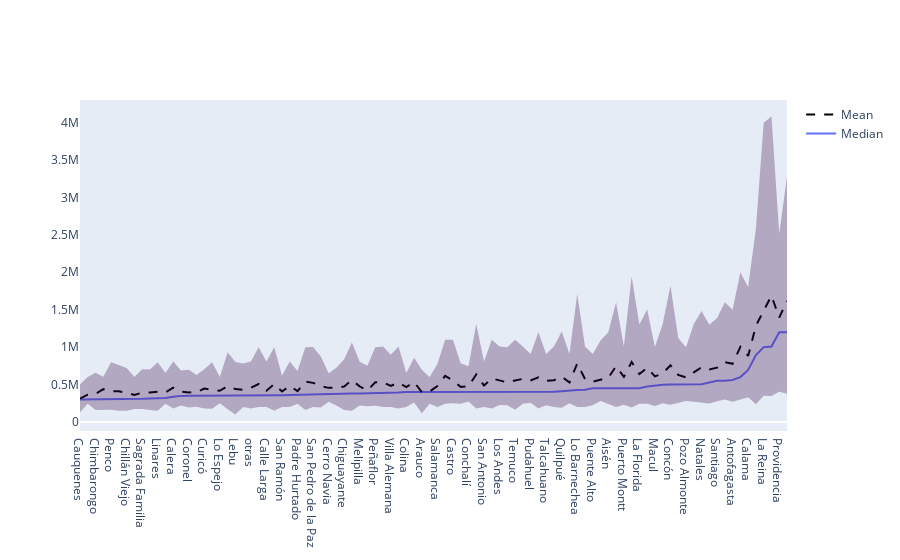

Write notebook code for a chart like this one.
### Code cell
marginal_dependency_plot(esi, sueldo_col_name, 'comuna', is_categorical=True, categories_recall_pct=.8)

### Figure 1 — Plotly figure (JSON) as saved in the notebook; plotly's stock layout.template omitted (floating-point values rounded to 4 significant figures)
{"data": [{"line": {"color": "rgba(69, 25, 78)"}, "mode": "lines", "name": "Median", "type": "scatter", "x": ["Cauquenes", "Lota", "Chimbarongo", "Río Negro", "Penco", "Vicuña", "Chillán Viejo", "La Ligua", "Sagrada Familia", "Ovalle", "Linares", "Molina", "Calera", "Los Lagos", "Coronel", "Marchihue", "Curicó", "San Felipe", "Lo Espejo", "Quillota", "Lebu", "San Fernando", "otras", "Arica", "Calle Larga", "Chillán", "San Ramón", "El Bosque", "Padre Hurtado", "Coquimbo", "San Pedro de la Paz", "Los Angeles", "Cerro Navia", "San Esteban", "Chiguayante", "Concepción", "Melipilla", "Padre Las Casas", "Peñaflor", "Osorno", "Villa Alemana", "Talca", "Colina", "Estación Central", "Arauco", "Quellón", "Salamanca", "Illapel", "Castro", "Renca", "Conchalí", "Valdivia", "San Antonio", "Angol", "Los Andes", "Vallenar", "Temuco", "San Bernardo", "Pudahuel", "Valparaíso", "Talcahuano", "Rancagua", "Quilpué", "Alto Hospicio", "Lo Barnechea", "La Serena", "Puente Alto", "Quilicura", "Aisén", "Peñalolén", "Puerto Montt", "Viña del Mar", "La Florida", "Talagante", "Macul", "Maipú", "Concón", "Copiapó", "Pozo Almonte", "Iquique", "Natales", "Coihaique", "Santiago", "Punta Arenas", "Antofagasta", "Recoleta", "Calama", "Ñuñoa", "La Reina", "Las Condes", "Providencia", "Vitacura"], "y": [299800.0, 300000, 300800.0, 301227, 302500.0, 302500.0, 303500.0, 305000, 309800.0, 315000, 319800.0, 321200.0, 336400.0, 348900.0, 349700.0, 349700.0, 349700.0, 349700.0, 349900.0, 350000, 350000, 352900.0, 352900.0, 352900.0, 352900.0, 353900.0, 358000, 360000, 362900.0, 362900.0, 369700.0, 373500, 379700.0, 379700.0, 379700.0, 379700.0, 380000, 382200.0, 382500, 382800.0, 383100.0, 393200.0, 399690, 399700.0, 399700.0, 399700.0, 399700.0, 399700.0, 399700.0, 399884, 400000, 400000, 400000, 400000, 401300.0, 403300.0, 403300.0, 403300.0, 403300.0, 403300.0, 403300.0, 403300.0, 410000.0, 422200.0, 426500.0, 429700.0, 449652, 449700.0, 449700.0, 449800.0, 450000, 450000, 452339, 473800.0, 489600.0, 498000, 499600.0, 499600.0, 500000, 500000, 504100.0, 527167, 549600.0, 550000, 562300.0, 600000, 695600.0, 894652, 1000000, 1008000.0, 1199000.0, 1199536]}, {"line": {"color": "black", "dash": "dash"}, "mode": "lines", "name": "Mean", "type": "scatter", "x": ["Cauquenes", "Lota", "Chimbarongo", "Río Negro", "Penco", "Vicuña", "Chillán Viejo", "La Ligua", "Sagrada Familia", "Ovalle", "Linares", "Molina", "Calera", "Los Lagos", "Coronel", "Marchihue", "Curicó", "San Felipe", "Lo Espejo", "Quillota", "Lebu", "San Fernando", "otras", "Arica", "Calle Larga", "Chillán", "San Ramón", "El Bosque", "Padre Hurtado", "Coquimbo", "San Pedro de la Paz", "Los Angeles", "Cerro Navia", "San Esteban", "Chiguayante", "Concepción", "Melipilla", "Padre Las Casas", "Peñaflor", "Osorno", "Villa Alemana", "Talca", "Colina", "Estación Central", "Arauco", "Quellón", "Salamanca", "Illapel", "Castro", "Renca", "Conchalí", "Valdivia", "San Antonio", "Angol", "Los Andes", "Vallenar", "Temuco", "San Bernardo", "Pudahuel", "Valparaíso", "Talcahuano", "Rancagua", "Quilpué", "Alto Hospicio", "Lo Barnechea", "La Serena", "Puente Alto", "Quilicura", "Aisén", "Peñalolén", "Puerto Montt", "Viña del Mar", "La Florida", "Talagante", "Macul", "Maipú", "Concón", "Copiapó", "Pozo Almonte", "Iquique", "Natales", "Coihaique", "Santiago", "Punta Arenas", "Antofagasta", "Recoleta", "Calama", "Ñuñoa", "La Reina", "Las Condes", "Providencia", "Vitacura"], "y": [311600.0, 364800.0, 375000.0, 438300.0, 409400.0, 410300.0, 390100.0, 360700.0, 391600.0, 392500.0, 404100.0, 396500.0, 458500.0, 406800.0, 393700.0, 400300.0, 445800.0, 434200.0, 416600.0, 480100.0, 439300.0, 431300.0, 458600.0, 506900.0, 417700.0, 507700.0, 406900.0, 482800.0, 412700.0, 538600.0, 522900.0, 480200.0, 455800.0, 458900.0, 473700.0, 558900.0, 476500.0, 419000.0, 530800.0, 530300.0, 481300.0, 526600.0, 465000.0, 533900.0, 398600.0, 406300.0, 480700.0, 615700.0, 554000.0, 469000.0, 478100.0, 635300.0, 486600.0, 581600.0, 556800.0, 528200.0, 554400.0, 575900.0, 555200.0, 597700.0, 549400.0, 557500.0, 606400.0, 528000.0, 781100.0, 574200.0, 539000.0, 569800.0, 590100.0, 745900.0, 602200.0, 801900.0, 640700.0, 725200.0, 609500.0, 648100.0, 757700.0, 628700.0, 595600.0, 663000.0, 730600.0, 701400.0, 726100.0, 799600.0, 776900.0, 1004000.0, 882300.0, 1286000.0, 1489000.0, 1687000.0, 1395000.0, 1616000.0]}, {"line": {"width": 0}, "marker": {"color": "#C7405A"}, "mode": "lines", "name": "Quantile 90%", "showlegend": false, "type": "scatter", "x": ["Cauquenes", "Lota", "Chimbarongo", "Río Negro", "Penco", "Vicuña", "Chillán Viejo", "La Ligua", "Sagrada Familia", "Ovalle", "Linares", "Molina", "Calera", "Los Lagos", "Coronel", "Marchihue", "Curicó", "San Felipe", "Lo Espejo", "Quillota", "Lebu", "San Fernando", "otras", "Arica", "Calle Larga", "Chillán", "San Ramón", "El Bosque", "Padre Hurtado", "Coquimbo", "San Pedro de la Paz", "Los Angeles", "Cerro Navia", "San Esteban", "Chiguayante", "Concepción", "Melipilla", "Padre Las Casas", "Peñaflor", "Osorno", "Villa Alemana", "Talca", "Colina", "Estación Central", "Arauco", "Quellón", "Salamanca", "Illapel", "Castro", "Renca", "Conchalí", "Valdivia", "San Antonio", "Angol", "Los Andes", "Vallenar", "Temuco", "San Bernardo", "Pudahuel", "Valparaíso", "Talcahuano", "Rancagua", "Quilpué", "Alto Hospicio", "Lo Barnechea", "La Serena", "Puente Alto", "Quilicura", "Aisén", "Peñalolén", "Puerto Montt", "Viña del Mar", "La Florida", "Talagante", "Macul", "Maipú", "Concón", "Copiapó", "Pozo Almonte", "Iquique", "Natales", "Coihaique", "Santiago", "Punta Arenas", "Antofagasta", "Recoleta", "Calama", "Ñuñoa", "La Reina", "Las Condes", "Providencia", "Vitacura"], "y": [499600.0, 600000, 659500.0, 604900.0, 799600.0, 762900.0, 721800.0, 599500.0, 704500.0, 700000, 799400.0, 655700.0, 806500.0, 687000.0, 699500.0, 627700.0, 705700.0, 799400.0, 599500.0, 931600.0, 800000, 779900.0, 806500.0, 999200.0, 806547, 1000000, 622700.0, 806500.0, 679700.0, 999200.0, 1002000.0, 875000, 652100.0, 725900.0, 836800.0, 1061000.0, 803700.0, 750000, 999500.0, 1008184, 899700.0, 1008000.0, 655300.0, 859700.0, 699500.0, 599500.0, 776300.0, 1100000, 1099000.0, 785200.0, 745100.0, 1311000.0, 806500.0, 1100000, 1008000.0, 999300.0, 1100000.0, 1008000.0, 908900.0, 1200000, 907400.0, 1008000.0, 1210000.0, 907400.0, 1710000.0, 1008000.0, 907400.0, 1090000.0, 1200000.0, 1600000, 1008000.0, 1943000.0, 1301000.0, 1504000.0, 1001000.0, 1311000.0, 1819000.0, 1121000.0, 999900.0, 1311000.0, 1482000.0, 1300000, 1389000.0, 1600000, 1500000, 1999000.0, 1799000.0, 2589000.0, 3997000.0, 4080000.0, 2514000.0, 3277000.0]}, {"fill": "tonexty", "fillcolor": "rgba(63, 13, 74, 0.3)", "line": {"width": 0}, "marker": {"color": "#C7405A"}, "mode": "lines", "name": "Quantile 10%", "showlegend": false, "type": "scatter", "x": ["Cauquenes", "Lota", "Chimbarongo", "Río Negro", "Penco", "Vicuña", "Chillán Viejo", "La Ligua", "Sagrada Familia", "Ovalle", "Linares", "Molina", "Calera", "Los Lagos", "Coronel", "Marchihue", "Curicó", "San Felipe", "Lo Espejo", "Quillota", "Lebu", "San Fernando", "otras", "Arica", "Calle Larga", "Chillán", "San Ramón", "El Bosque", "Padre Hurtado", "Coquimbo", "San Pedro de la Paz", "Los Angeles", "Cerro Navia", "San Esteban", "Chiguayante", "Concepción", "Melipilla", "Padre Las Casas", "Peñaflor", "Osorno", "Villa Alemana", "Talca", "Colina", "Estación Central", "Arauco", "Quellón", "Salamanca", "Illapel", "Castro", "Renca", "Conchalí", "Valdivia", "San Antonio", "Angol", "Los Andes", "Vallenar", "Temuco", "San Bernardo", "Pudahuel", "Valparaíso", "Talcahuano", "Rancagua", "Quilpué", "Alto Hospicio", "Lo Barnechea", "La Serena", "Puente Alto", "Quilicura", "Aisén", "Peñalolén", "Puerto Montt", "Viña del Mar", "La Florida", "Talagante", "Macul", "Maipú", "Concón", "Copiapó", "Pozo Almonte", "Iquique", "Natales", "Coihaique", "Santiago", "Punta Arenas", "Antofagasta", "Recoleta", "Calama", "Ñuñoa", "La Reina", "Las Condes", "Providencia", "Vitacura"], "y": [131100.0, 242100.0, 159900.0, 158800, 163500.0, 150000, 149900.0, 173600, 172200.0, 160400.0, 149900.0, 243800.0, 180300.0, 221100.0, 193900.0, 202900.0, 181500.0, 178000.0, 250900.0, 171400.0, 100800.0, 200300.0, 181500.0, 199800.0, 201300.0, 150100.0, 200000, 199800.0, 243300.0, 160300.0, 200000.0, 193200.0, 269700.0, 220600, 160400.0, 151200.0, 220000, 209600.0, 218300.0, 201600.0, 199800.0, 179972, 200000, 260529, 117900.0, 244000.0, 199800.0, 244300.0, 249800.0, 242305, 272400.0, 181500.0, 200000, 181300.0, 227400.0, 222200.0, 163200.0, 244300.0, 257600.0, 179900.0, 225200.0, 199900.0, 190500.0, 249800.0, 201500.0, 199800.0, 223400.0, 281000, 240800.0, 199900.0, 231900.0, 192000, 242100.0, 242200.0, 213100.0, 248800.0, 231900.0, 259600.0, 279800.0, 269800.0, 255500.0, 245900.0, 278600.0, 299800.0, 270000, 300600.0, 329700.0, 237100.0, 349700.0, 345700.0, 403300.0, 376300.0]}], "layout": {"autosize": true, "hovermode": "x", "title": {}, "xaxis": {"autorange": true, "range": [0, 91], "showgrid": false, "title": {}, "type": "category"}, "yaxis": {"autorange": true, "range": [-120200.0, 4301000.0], "showgrid": false, "title": {}, "type": "linear"}}}
